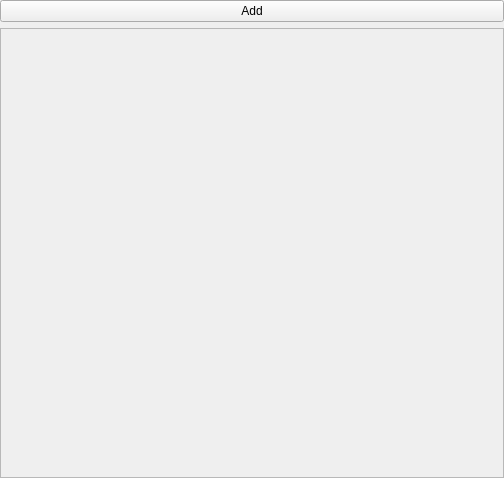
<?xml version="1.0" encoding="UTF-8"?>
<ui version="4.0">
 <class>PatchBay</class>
 <widget class="QWidget" name="PatchBay">
  <property name="geometry">
   <rect>
    <x>0</x>
    <y>0</y>
    <width>504</width>
    <height>478</height>
   </rect>
  </property>
  <property name="windowTitle">
   <string>Dialog</string>
  </property>
  <layout class="QGridLayout" name="gridLayout">
   <property name="leftMargin">
    <number>0</number>
   </property>
   <property name="topMargin">
    <number>0</number>
   </property>
   <property name="rightMargin">
    <number>0</number>
   </property>
   <property name="bottomMargin">
    <number>0</number>
   </property>
   <item row="0" column="0">
    <layout class="QHBoxLayout" name="horizontalLayout">
     <item>
      <widget class="QPushButton" name="pushButton">
       <property name="text">
        <string>Add</string>
       </property>
      </widget>
     </item>
    </layout>
   </item>
   <item row="1" column="0">
    <widget class="QScrollArea" name="patchbay_scroll_area">
     <property name="sizePolicy">
      <sizepolicy hsizetype="Expanding" vsizetype="Expanding">
       <horstretch>0</horstretch>
       <verstretch>0</verstretch>
      </sizepolicy>
     </property>
     <property name="widgetResizable">
      <bool>true</bool>
     </property>
     <widget class="QWidget" name="scrollAreaWidgetContents">
      <property name="geometry">
       <rect>
        <x>0</x>
        <y>0</y>
        <width>502</width>
        <height>443</height>
       </rect>
      </property>
     </widget>
    </widget>
   </item>
  </layout>
 </widget>
 <resources/>
 <connections/>
</ui>
